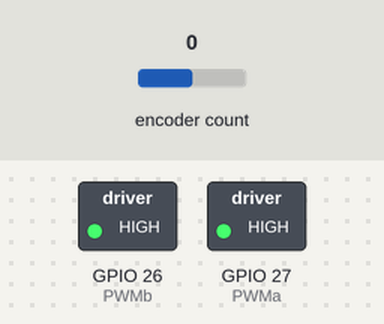
Simulated run of this sketch. Board: ESP32. Parts: switched loads named in the sketch (green lamp = pin HIGH). The test bench sets the inputs (shaded band); at power-on: encoder count 0. What the sketch prints to the serial monitor is not drawn.

Above: at 0.1 s.
Timing chart, 0 to 1.6 s (numbered marks = the images above):
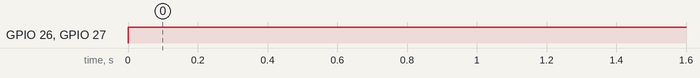

The sketch:

Rotary_Encoder_Example.ino
```cpp
#include <ESP32Encoder.h>

#define PWMa 27 // Pin connected to left motor
#define PWMb 26 //Pin connected to right motor

const int frequency = 5000; // frequency of pulses
const int resolution = 10; // resolution of voltages to select
const int PWMChannelA = 0; // channel which sends signal to PMWa pin
const int PWMChannelB = 1; // channel which sends signal to PMWb pin

int countime = 650;

ESP32Encoder encoder;

void setup() {
  ESP32Encoder::useInternalWeakPullResistors = UP;

  // initiate encoder use with pins 32 and 33
  encoder.attachHalfQuad(32, 33);

  // reset the encoder count to 0
  encoder.clearCount();

  Serial.begin(9600);

  // configure the motor control pins as outputs
  pinMode(PWMa, OUTPUT);
  pinMode(PWMb, OUTPUT);

  // establish voltage connection with both channels
  ledcSetup(PWMChannelA, frequency, resolution);
  ledcSetup(PWMChannelB, frequency, resolution);

  // attaches each channel to the pin
  ledcAttachPin(PWMa, PWMChannelA);
  ledcAttachPin(PWMb, PWMChannelB);
}

void loop() {
  signed long encoderCount = encoder.getCount();

  do
  {

    encoderCount = encoder.getCount();

    Serial.println(encoderCount);

    ledcWrite(PWMChannelA, 1023); //NON ROTARY
    ledcWrite(PWMChannelB, 1023); //ROTARY

    //every 180 cycles, turns right a bit, to help it go in a straight line (random motion so not fully predictable)
    if ((encoderCount % 180) == 100)
    {
      ledcWrite(PWMChannelA, 0); //NON ROTARY
      ledcWrite(PWMChannelB, 1023); //ROTARY
      delay(20);
    }

  } while (encoderCount <= countime);

  //when the required distance has been travelled, ends the motion
  Serial.println("end");

  while (encoderCount > countime)
  {
    stopMotors();
  }
}

void stopMotors() {
  ledcWrite(PWMChannelA, 0); //NON ROTARY
  ledcWrite(PWMChannelB, 0); //ROTARY
}
```

Measured:
- by itself, GPIO 26 (PWMb), GPIO 27 (PWMa): LOW → HIGH at 0.00 s
